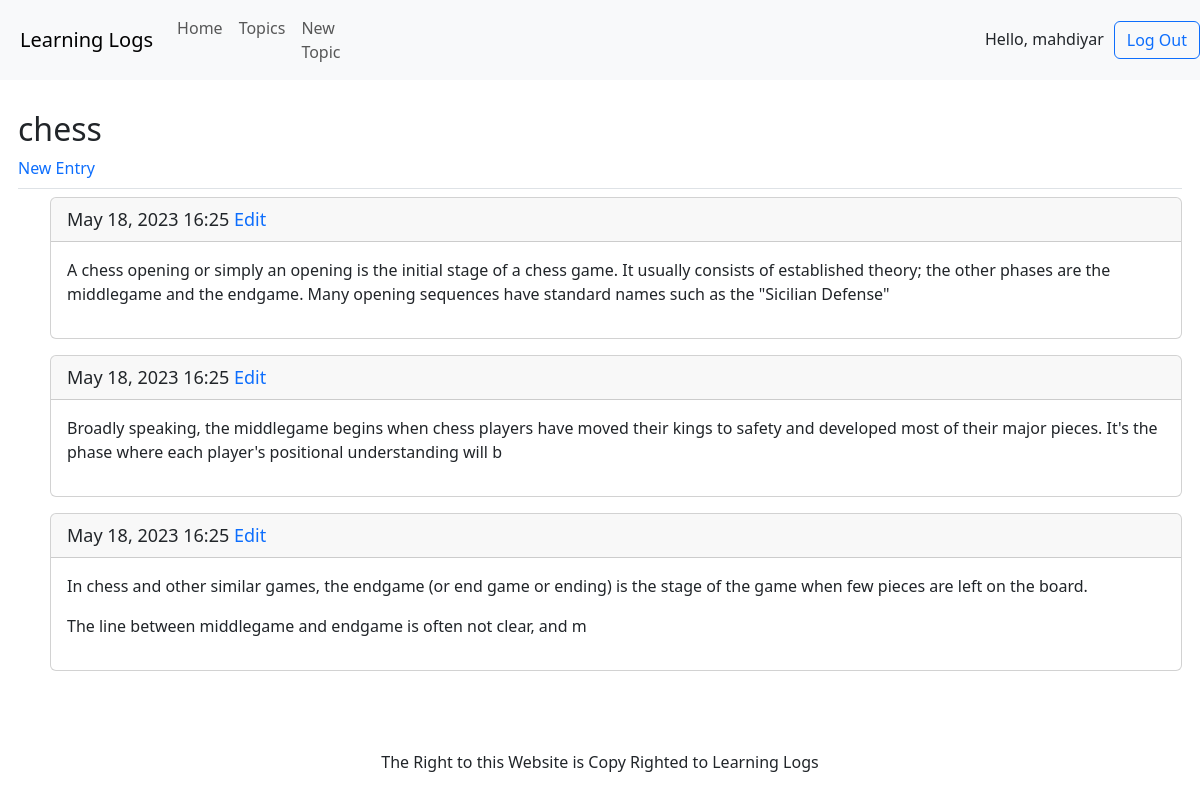
/topic/chess/ (signed in), run on the app's committed database.
### learning_logs/models.py (models this page shows, shortened)
class Topic(models.Model):
    text = models.TextField(max_length=200, unique=True, )
    owner = models.ForeignKey(User, on_delete=models.CASCADE)
    date_added = models.DateTimeField(auto_now=True)

class Entry(models.Model):
    date_added = models.DateTimeField(auto_now=True)
    text = models.TextField()
    topic = models.ForeignKey(Topic, on_delete=models.CASCADE)
    class Meta:
        verbose_name_plural = 'entries'

### learning_logs/views.py (the view)
# urls.py: path("topic/<str:topic_text>/", topic),
@login_required
def topic(request, topic_text):
    user_topic = Topic.objects.filter(owner=request.user).filter(text=topic_text.lower()).first()
    if user_topic is None:
        return HttpResponseForbidden()
    context = {'topic': user_topic}
    return render(request, "topic.html", context)

### templates/topic.html (shortened to what this page needs)
{% extends 'base.html' %}
{% block header %}
    <h2>{{ topic.text }}</h2> <a style="text-decoration: none" href="/newentry/{{ topic.text }}">New Entry</a>
{% endblock header %}
{% block content %}
    <ul>
        {% for entry in topic.entry_set.iterator %}
            <div class="card mb-3">
                <p style="font-size: 18px" class="card-header">
                {{ entry.date_added|date:'M d, Y H:i' }}
               <a style="font-size: 18px; text-decoration: none" href="/editentry/{{ entry.id }}">Edit</a>
            </p>
                <div class="card-body">{{ entry.text|linebreaks }}</div>
            </div>
        {% empty %}
            <p>There are No Entry Yet!</p>
        {% endfor %}
    </ul>
{% endblock content %}

### templates/base.html (shortened to what this page needs)
<!DOCTYPE html>
<html lang="en">
<head>
    {% load django_bootstrap5 %}
    {% bootstrap_css %}
</head>
<body>
<nav style="padding-left: 20px;" class="navbar navbar-expand-lg navbar-light bg-light">
    <a class="navbar-brand" href="/">Learning Logs</a>
    <div class="collapse navbar-collapse" id="navbarSupportedContent">
        <ul class="navbar-nav mr-auto">
            <li class="nav-item active">
                <a class="nav-link" href="/">Home</a>
            </li>
            <li class="nav-item">
                <a class="nav-link" href="/topics">Topics</a>
            </li>
            <li class="nav-item">
                <a class="nav-link" href="/newtopic">New Topic</a>
            </li>
        </ul>
        <div style="width: 85%; justify-content: right" class="navbar-nav nav-brand">
            {% if user.is_authenticated %}
                <div class="nav-item">
                    <span style="margin-right: 5px; vertical-align: -webkit-baseline-middle">Hello, {{ user.username }}</span>
                </div>
                <div class="nav-item">
                    <a style="margin-left: 5px" class="btn btn-outline-primary"
                       href="/accounts/logout">Log Out</a>
                </div>
            {% endif %}
        </div>
    </div>
</nav>
<main class="row">
    <div class="container-fluid" style="padding: 30px">
        <div class="pb-2 mb-2 border-bottom">
            {% block header %}{% endblock header %}
        </div>
        {% block content %}{% endblock content %}
    </div>
</main>
<footer style="position:absolute;: relative; bottom: 10px; width: 100%">
    <p style="text-align: center; display: block; width: 100%">The Right to this Website is Copy Righted to Learning
        Logs</p>
</footer>
</body>
</html>

### data on the page
Topic: text "chess"
Entry: date_added "May 18, 2023 16:25", text "A chess opening or simply an opening is the initial stage of a chess game. It usually consists of established theory; the other phases are the middlegame and the endgame. Many opening sequences have standard names such as the \"Sicilian Defense\""
Entry: date_added "May 18, 2023 16:25", text "Broadly speaking, the middlegame begins when chess players have moved their kings to safety and developed most of their major pieces. It's the phase where each player's positional understanding will b"
Entry: date_added "May 18, 2023 16:25", text "In chess and other similar games, the endgame (or end game or ending) is the stage of the game when few pieces are left on the board. The line between middlegame and endgame is often not clear, and m"

### other printed values
{{ user.username }} "mahdiyar"
